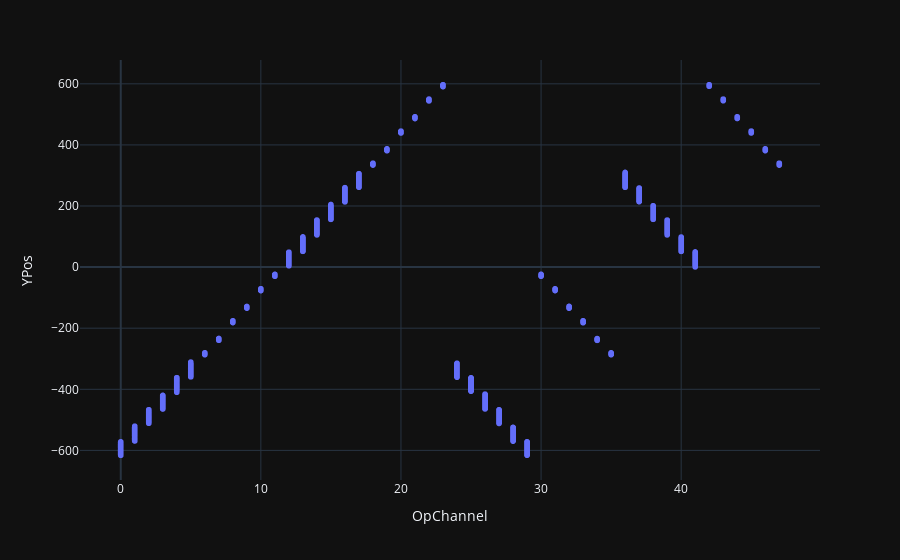

Here is the notebook cell this chart was saved with:
### Code cell
import plotly.express as px

fig = px.scatter(df,
                x='OpChannel',
                y='YPos',
                template='plotly_dark')
fig.show()

### Figure 1 — Plotly figure (JSON) as saved in the notebook; plotly's stock layout.template omitted (floating-point values rounded to 4 significant figures; data arrays with more than 128 entries replaced by an {"elided": "..."} marker saying what was removed)
{"data": [{"hovertemplate": "OpChannel=%{x}<br>YPos=%{y}<extra></extra>", "legendgroup": "", "marker": {"color": "#636efa", "symbol": "circle"}, "mode": "markers", "name": "", "showlegend": false, "type": "scattergl", "x": {"elided": "5353 int values"}, "xaxis": "x", "y": {"elided": "5353 float values"}, "yaxis": "y"}], "layout": {"legend": {"tracegroupgap": 0}, "margin": {"t": 60}, "xaxis": {"anchor": "y", "domain": [0, 1], "title": {"text": "OpChannel"}}, "yaxis": {"anchor": "x", "domain": [0, 1], "title": {"text": "YPos"}}}}
